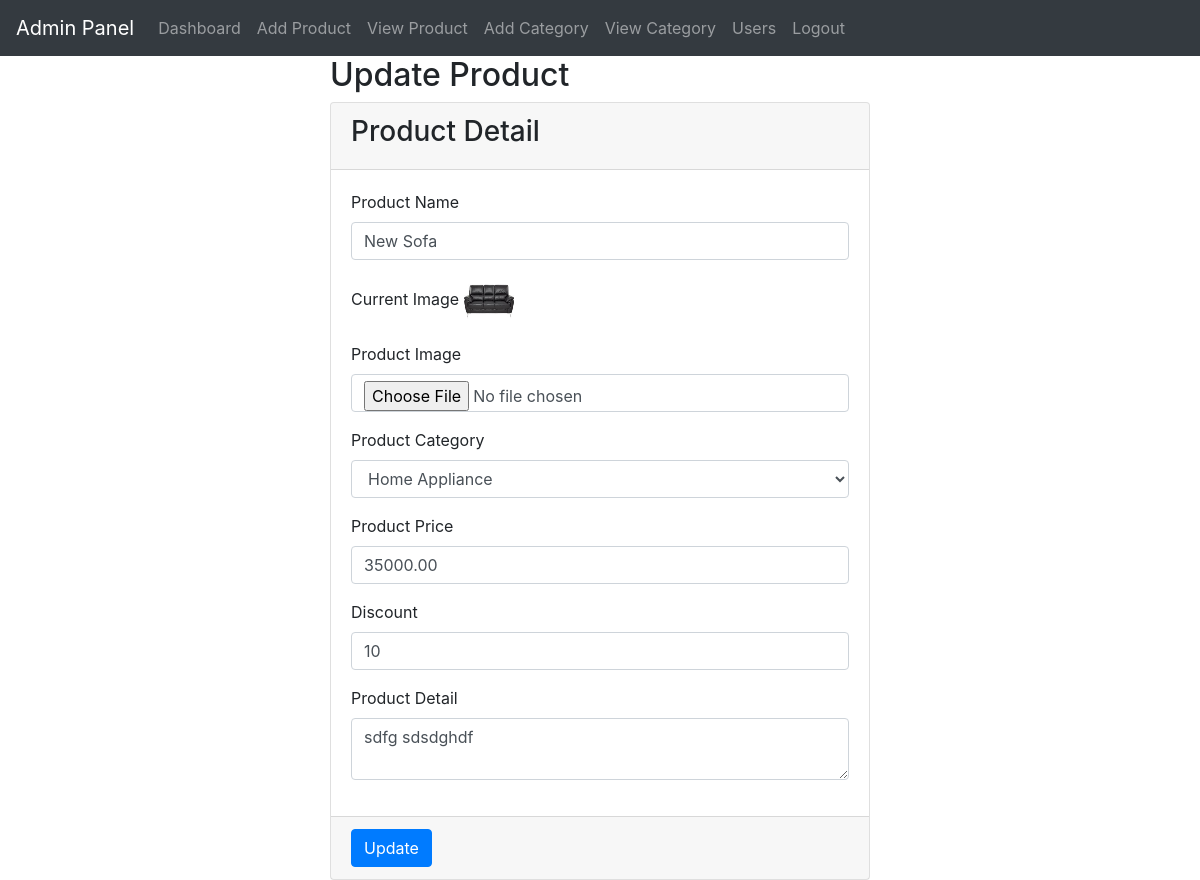
Screenshot of /admin/edit_product.php?id=2 (signed in) with the database file from the repository.
### tables this page shows
CREATE TABLE `product` (
  `id` int(11) NOT NULL,
  `product_name` varchar(100) NOT NULL,
  `product_price` decimal(8,2) NOT NULL,
  `product_category` varchar(100) NOT NULL,
  `discount` int(11) NOT NULL,
  `detail` text NOT NULL,
  `product_image` varchar(255) NOT NULL,
  `alias_id` varchar(255) NOT NULL
);

### admin/edit_product.php (the view, shortened to what this page needs)
<?php
include("../db.php");
include("admin_header.php");
$a = $_GET['id'];
$query = "SELECT * FROM category";
$result = mysqli_query($con, $query);
$que_pro = "SELECT * FROM product WHERE id= $a";
$result_pro = mysqli_query($con, $que_pro);
$data_pro = mysqli_fetch_assoc($result_pro);
?>
	<div class="container" style="min-height: 600px;">
		<div class="row">
			<div class="col-md-6 offset-md-3">
		<h2>Update Product</h2>
		<form action="update_product.php" method="post" enctype="multipart/form-data">
		<div class="card">
			<div class="card-header">
				<h3>Product Detail</h3>
			</div>
			<div class="card-body">
				<div class="form-group">
					<label>Product Name</label>
					<input type="text" name="product_name" class="form-control" value="<?php echo $data_pro['product_name'] ?>">
				</div>
				<div class="form-group">
					<label>Current Image</label>
					<img src="product_image/<?php echo $data_pro['product_image'] ?>" height="50" width="50">
				</div>
				<div class="form-group">
					<label>Product Image</label>
					<input type="file" name="product_image" class="form-control">
				</div>
				<div class="form-group">
					<label>Product Category</label>
					<select class="form-control" name="product_category">
						<?php
						while($data=mysqli_fetch_assoc($result))
						{
							if($data['id']==$data_pro['product_category'])
							{ ?>
								<option selected="selected" value="<?php echo $data['id']; ?>"><?php echo $data['category_name']; ?></option>
							<?php }
							else
							{ ?>
								<option value="<?php echo $data['id']; ?>"><?php echo $data['category_name']; ?></option>
							<?php }
							?>
						<?php
						}
						?>
					</select>
				</div>
				<div class="form-group">
					<label>Product Price</label>
					<input type="text" name="product_price" class="form-control" value="<?php echo $data_pro['product_price'] ?>">
				</div>
				<div class="form-group">
					<label>Discount</label>
					<input type="text" name="discount" class="form-control" value="<?php echo $data_pro['discount'] ?>">
				</div>
				<div class="form-group">
					<label>Product Detail</label>
					<textarea class="form-control" name="detail"><?php echo $data_pro['detail']; ?></textarea>
				</div>
			</div>
			<div class="card-footer">
				<input type="submit" value="Update" class="btn btn-primary">
			</div>
		</div>
		</form>
		</div>
		</div>
	</div>
</body>
</html>

### rows the page displays
product: product_name "New Sofa", product_image (picture), product_price "35000.00", discount "10", detail "sdfg sdsdghdf"

### other values shown
form field product_category "Home Appliance"
